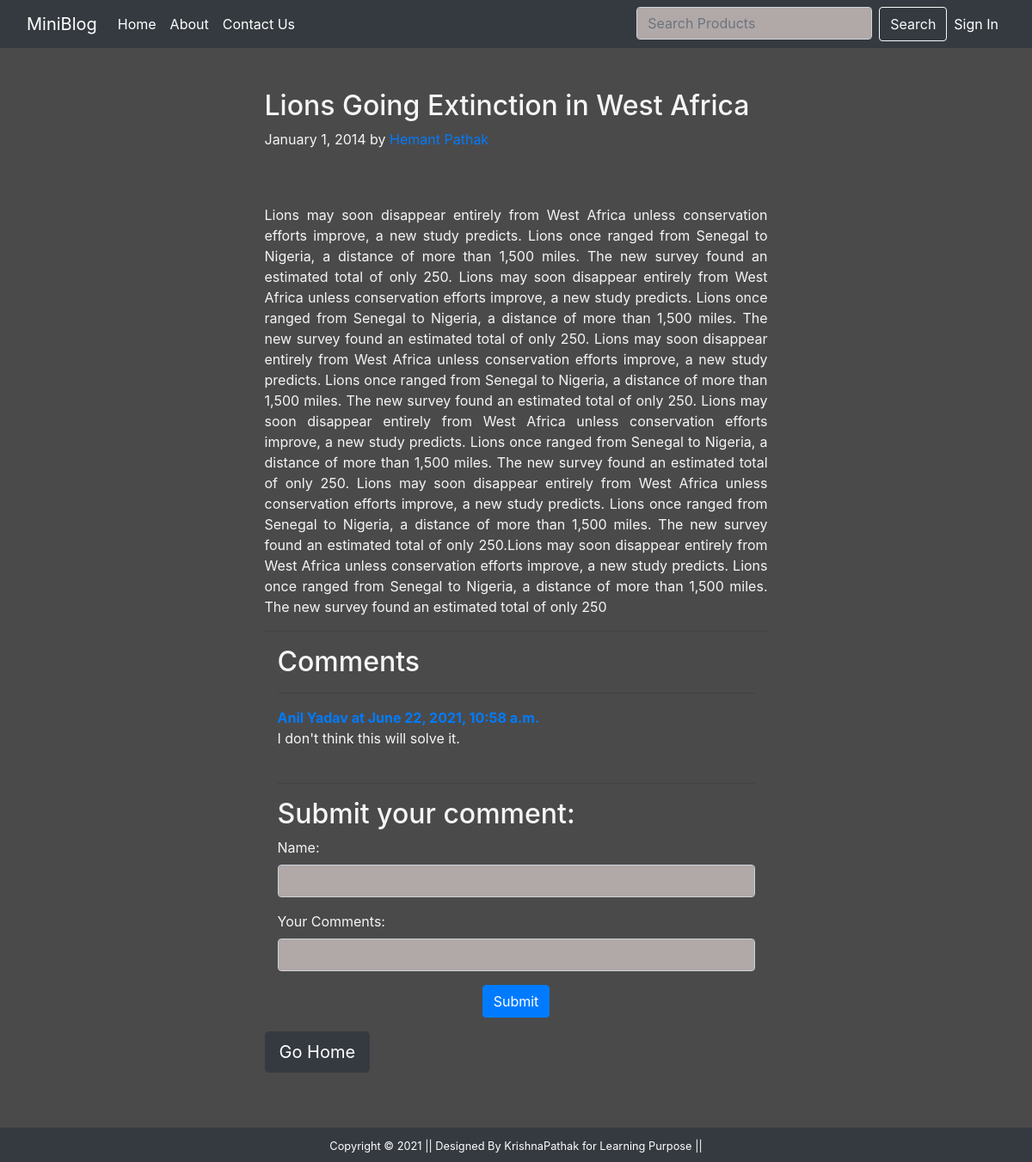
The app's page /details/15/ with its own data.
### blog/models.py (models this page shows)
class Post(models.Model):
    title=models.CharField(max_length=150)
    author=models.CharField(max_length=70)
    desc=models.TextField()
    feild=models.CharField(max_length=40)
    datetime=models.DateField(default=datetime.now)

class BlogComment(models.Model):
    sn=models.AutoField(primary_key=True)
    body=models.TextField(max_length=1000)
    name=models.TextField(max_length=100)
    posts=models.ForeignKey(Post,related_name='commentt',on_delete=models.CASCADE)
    parent=models.ForeignKey('self',on_delete=models.CASCADE,null=True)
    timestamp=models.DateTimeField(auto_now_add=True)

### blog/views.py (the view)
# urls.py: path("details/<int:id>/",views.details,name="details"),
def details(request,id):
    mypost=Post.objects.filter(pk=id).first()
    if request.method=='POST':
        form=CommentForm(request.POST)
        if form.is_valid():
            obj=form.save(commit=False)
            obj.posts=mypost
            obj.save()
            return redirect(f'/details/{mypost.id}')
    else:
        form=CommentForm()
    return render(request,'blog/details.html',{'form':mypost,'comments':form})

### blog/forms.py
class CommentForm(forms.ModelForm):
    class Meta:
        model=BlogComment
        fields=['name','body']
        labels={'Name':'Full Name','body':'Your Comments:'}
        widgets={'name':forms.TextInput(attrs={'class':"form-control"}),
        'body':forms.TextInput(attrs={'class':"form-control"})}

### blog/templates/blog/details.html (shortened to what this page needs)
{% extends 'blog/base.html' %}
{% load static %}
{% block content %}
<div class="col-sm-3">
</div>
<div class='col-sm-6 text-white'>
<form action="">
<div class="blog-post">
        <h2 class="blog-post-title">{{form.title}}</h2>
        <p class="blog-post-meta">January 1, 2014 by <a href="#">{{form.author}}</a></p><br><br>
        <p class='text-justify'>{{form.desc}}</p>
        <hr>
      </div>
<p class='text-center'>
<div class="container">
<h2>Comments</h2><hr>
</form>
{% for comment in form.commentt.all %}
<article>
<strong class= "text-primary">{{comment.name}} at {{comment.timestamp}}</strong><br>
{{comment.body}}<br><br><hr>
</article>
{% endfor %}
<h2>Submit your comment:</h2>
<form action="" method ='POST'>
{{comments.as_p}}
<p class='text-center'><input type="submit" value="Submit" class='btn btn-primary'></p>
</form>
</div>
<a href="{% url 'home' %}" class="btn btn-dark btn-lg">Go Home</a>
</div>
{% endblock content %}

### blog/static/blog/css/style.css (style rules this page uses)
body { background-color: rgb(75, 74, 74); }
form { color:whitesmoke }
.form-control { background-color: rgb(177,168,168); }

### records on screen
Post: title "Lions Going Extinction in West Africa", author "Hemant Pathak", desc "Lions may soon disappear entirely from West Africa unless conservation efforts improve, a new study predicts. Lions once ranged from Senegal to Nigeria, a distance of more than 1,500 miles. The new survey found an estimated total of only 250. Lions may soon disappear entirely from West Africa unless conservation efforts improve, a new study predicts. Lions once ranged from Senegal to Nigeria, a distance of more than 1,500 miles. The new survey found an estimated total of only 250. Lions may soon disappear entirely from West Africa unless conservation efforts improve, a new study predicts. Lions once ranged from Senegal to Nigeria, a distance of more than 1,500 miles. The new survey found an…"
BlogComment: name "Anil Yadav", timestamp "June 22, 2021, 10:58 a.m.", body "I don't think this will solve it."
